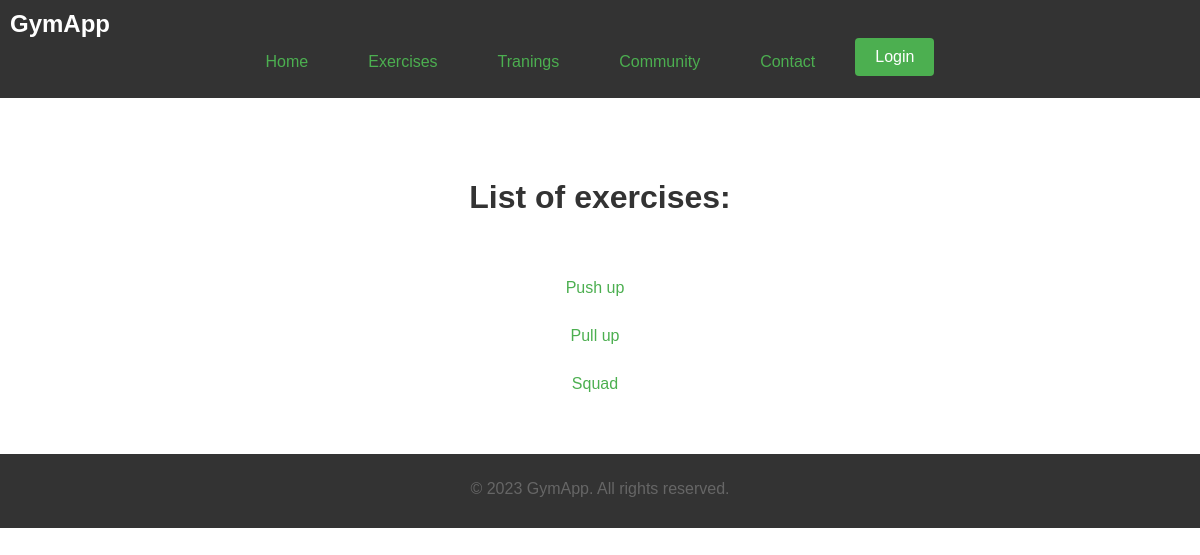
The app's page /exercise with its own data.
### exercise/models.py (models this page shows, shortened)
class Exercise(models.Model):
    name = models.CharField(max_length=200)
    description = models.TextField(max_length=2000, blank=True, null=True)
    muscle = models.ManyToManyField(MuscleGroup)
    isRepEx = models.BooleanField(default=True)
    isAccepted = models.BooleanField(default=False)
    def muscle_names(self):
        return ", ".join([muscle.name for muscle in self.muscle.all()])

### exercise/views.py (the view)
# urls.py: path('', include('exercise.urls'))
def exercise(request):
    exercises = Exercise.objects.filter(isAccepted=True)
    context = {'exercises': exercises}
    return render(request, 'exercise.html', context)

### exercise/templates/exercise.html (shortened to what this page needs)
{% extends 'main.html' %}
{% block content %}
<h1>List of exercises: </h1>
<div class="exerciselist">
<ul class="additional-menu">
    {% for exercise in exercises %}
    <li class="dropdown">
        <a href="#" class="dropdown-toggle">{{ exercise.name }}</a>
    </li>
    {% endfor %}
</ul>
</div>
{% endblock content %}

### static/css/style.css (style rules this page uses)
body { font-family: Arial, sans-serif; margin: 0; padding: 0; }
.exerciselist { padding: 10px; }
ul.additional-menu { list-style-type: none; margin-left: auto; margin-right: auto; width: 400px; padding: 0; display:list-item; justify-content: center; }
ul.additional-menu li { margin-right: 10px; }
nav ul li a, ul.additional-menu li a { display: block; padding: 15px 20px; color: #4caf50; text-decoration: none; }
h1 { color: #333; }

### records on screen
Exercise: name "Push up"
Exercise: name "Pull up"
Exercise: name "Squad"
